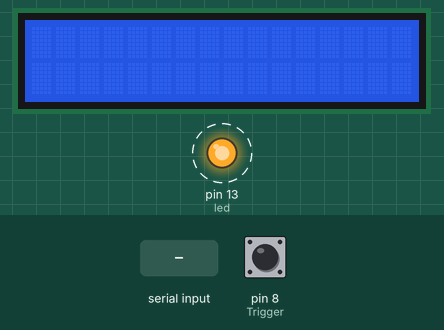
A sketch run on a simulated Arduino Mega 2560, built with avr-gcc and run on an emulated ATmega2560. On the bench: 16×2 character LCD, output pins drawn as LEDs (lit = HIGH). Dashed ring = blinking. The test bench sets the inputs (shaded band); at power-on: pin 8 (Trigger) HIGH. What the sketch prints to the serial monitor is not drawn.

Above: at 1.2 s.
1.3 s: pin 8 (Trigger) pulled LOW for 1 s
At 1.62 s:
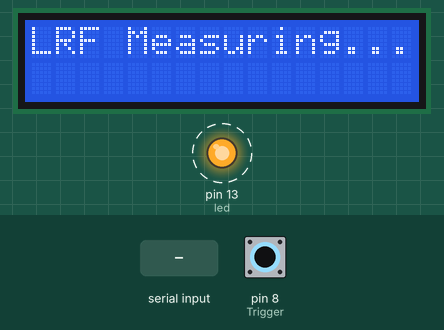
3.8 s: "$00023335&" received over Serial
5.5 s: "&" received over Serial
At 5.74 s:
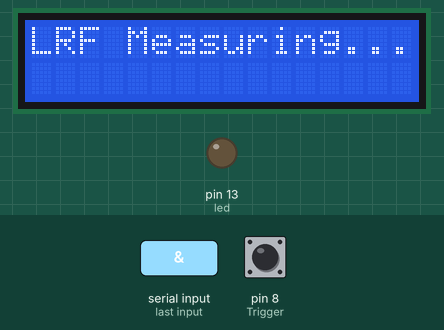
At 6.19 s:
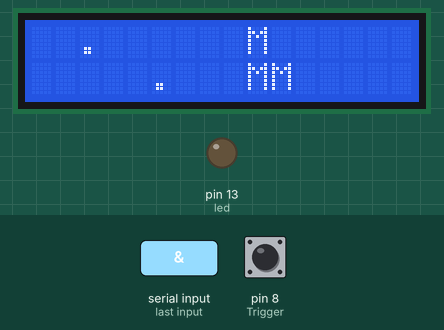
7.7 s: pin 8 (Trigger) pulled LOW for 0.15 s
Timing chart, 0 to 10.7 s (numbered marks = the images above; inputs shaded):
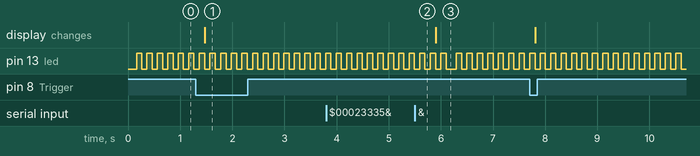

Measured:
- after the input at 1.3 s, the display: changes after 0.17 s (image 1)
- after the input at 5.5 s, the display: changes after 0.40 s (image 3)
- by itself, pin 13 (led): alternates HIGH for 0.10 s and LOW for 0.10 s

The sketch:

LRF_V1_Single_Measurement_Mode.ino
```cpp
// Please connect your LRF module with arduino like that
// The LCD display is just an option because the resylt will be shown also in your arduino terminal! You can remove it if you want ;)
// Please note that your LRF module should be POWERED with 3.3v VCC

// * LCD RS pin to digital pin 12
// * LCD Enable pin to digital pin 11
// * LCD D4 pin to digital pin 7
// * LCD D5 pin to digital pin 6
// * LCD D6 pin to digital pin 5
// * LCD D7 pin to digital pin 4
// * LCD R/W pin to ground
// * LCD VSS pin to ground
// * LCD VCC pin to 5V

// * LRF RX pin to D10
// * LRF TX pin to D0

// * Push button (Trigger) pins on D8 & GND (D8 is already configured to internal pullup Mode)

#include <SoftwareSerial.h>
#include <LiquidCrystal.h>
LiquidCrystal lcd(12, 11, 7, 6, 5, 4);

// This software serial will be used to send instruction to the LRF module (with the Tx pin/D10 only,, the Rx pin will not be used)
// If you are using an arduino with multipl built-in serial ports like arduino Mega, then ther is no need to use a software serial!! just replace it with a free SerialPort
SoftwareSerial LRF(9, 10); // RX(D9) / TX(D10)

// Variables
int Trigger = 8; // For the Push button/Trigger that will activate the single mode measurement
int led = 13;
int counter = 0;
boolean Validation = false;
boolean hold_trigger = false;

String inputString = "";         // This string variable  ill save the incoming data from the LRF module
String result = "";              // This string variable will save the measured distance in Metter (m)
String checkReply = "";          // This string variable will save the first 6 character to check if its the LRF reply of the asked measurement (OK confirmation reply)
boolean stringComplete = false;  // this bolean will change when the LRF feedback is complete

void setup()
{
  // setup the LCD
  lcd.begin(16, 2);

  // setup the arduino Uno Serial Port(Tx0/Rx0)
  Serial.begin(115200);

  // setup the Software serial port (The software serial will just be used to send instruction to the LRF module)
  LRF.begin(115200);
  LRF.print("$0003260130&"); // LRF light pointer ON

 // lcd.clear();
 // lcd.print("LRF Sensor");

// setup the pin D8 as a pullup Input pin
  pinMode(Trigger, INPUT_PULLUP);

  pinMode(led, OUTPUT);
}

void loop()
{
  digitalWrite(led, LOW);
  delay(100);
  digitalWrite(led, HIGH);
  delay(100);


  /* add main program code here */
  if (digitalRead(Trigger) == 0 & hold_trigger == false) {

    lcd.clear();
    lcd.print("LRF Measuring...");

    digitalWrite(led, HIGH);
    LRF.print("$00022123&");
  }

  if (stringComplete & counter == 1 & inputString == "$00023335&") {
    Serial.println("Valide Measurement");
    stringComplete = false;
    inputString = "";
    Validation = true;
    hold_trigger = true;
  }

  if (stringComplete & counter == 2 & Validation) {
    Serial.println(inputString); //$0006210000239444&

    m_mm();


    stringComplete = false;
    inputString = "";
    result = "";
    checkReply = "";

    counter = 0;
    Validation = false;
    hold_trigger = false;

    digitalWrite(led, LOW);
    delay(100);
    digitalWrite(led, HIGH);
    delay(100);
    digitalWrite(led, LOW);


    LRF.print("$0003260130&"); // LRF light pointer ON
    delay(100);

    while (Serial.available())
      char clean = (char)Serial.read();
  }
}

void serialEvent()
{
  while (Serial.available())
  {
    char inChar = (char)Serial.read();
    inputString += inChar;

    if (inChar == '&') {
      stringComplete = true;
      counter++;
    }
  }
}

void m_mm() { // convert data to metter & millimetter values
  result += inputString[10];
  result += inputString[11];
  result += '.';
  result += inputString[12];
  result += inputString[13];
  result += inputString[14];
  result += inputString[15];
  result += inputString[16];
  result += " M";

  // set the cursor to column 0, line 0
  // (note: line 1 is the second row, since counting begins with 0):
  lcd.clear();
  lcd.setCursor(0, 0);
  // print data
  lcd.print(result); // in metter

  Serial.println(result);
  result = "";

  result += inputString[10];
  result += inputString[11];
  result += inputString[12];
  result += inputString[13];
  result += inputString[14];
  result += '.';
  result += inputString[15];
  result += inputString[16];
  result += " MM";

  // set the cursor to column 0, line 0
  // (note: line 1 is the second row, since counting begins with 0):
  lcd.setCursor(0, 1);
  // print data
  lcd.print(result); // in millimetter

  Serial.println(result);

}
```
